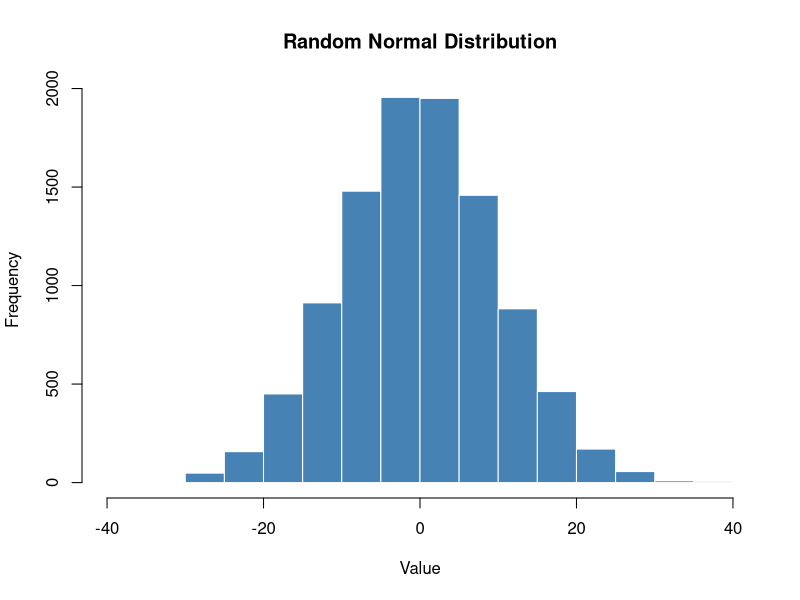
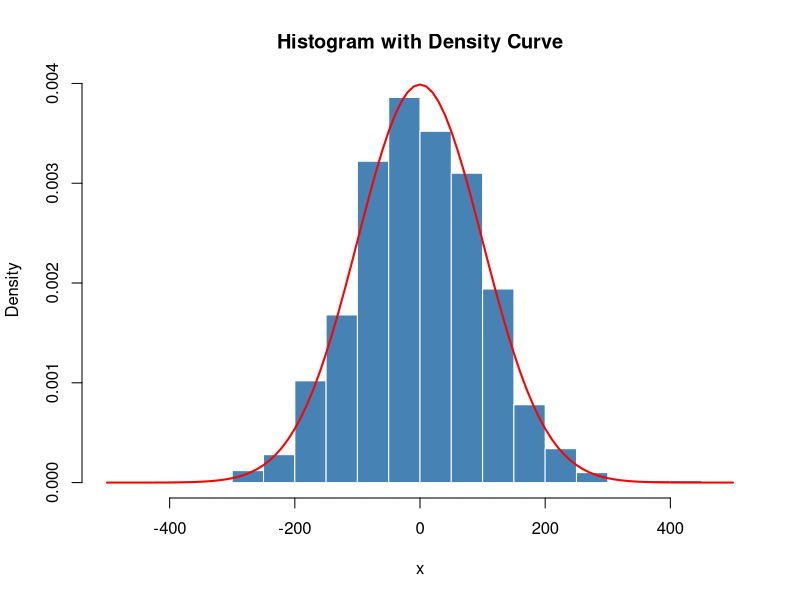
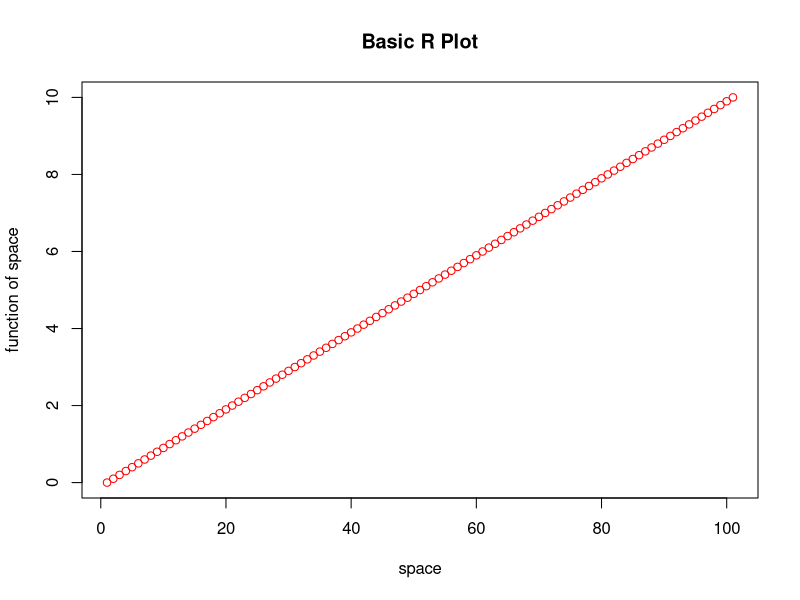
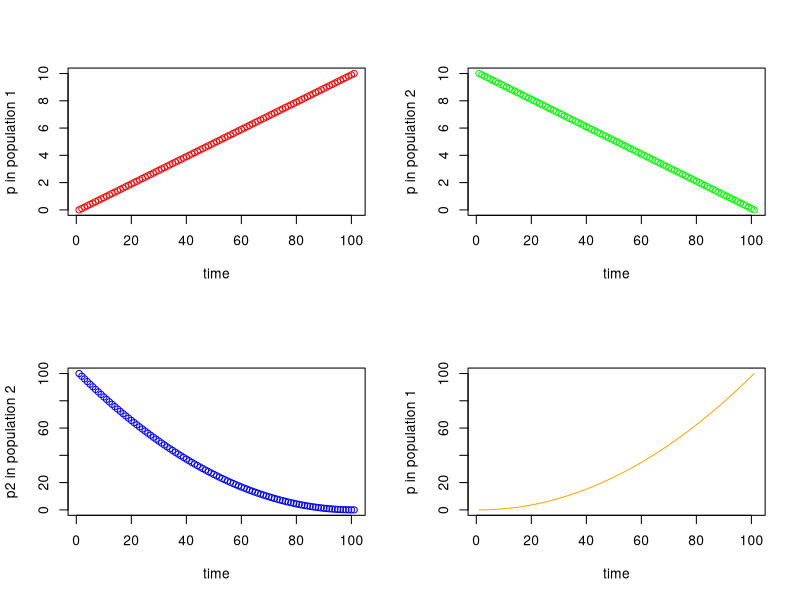
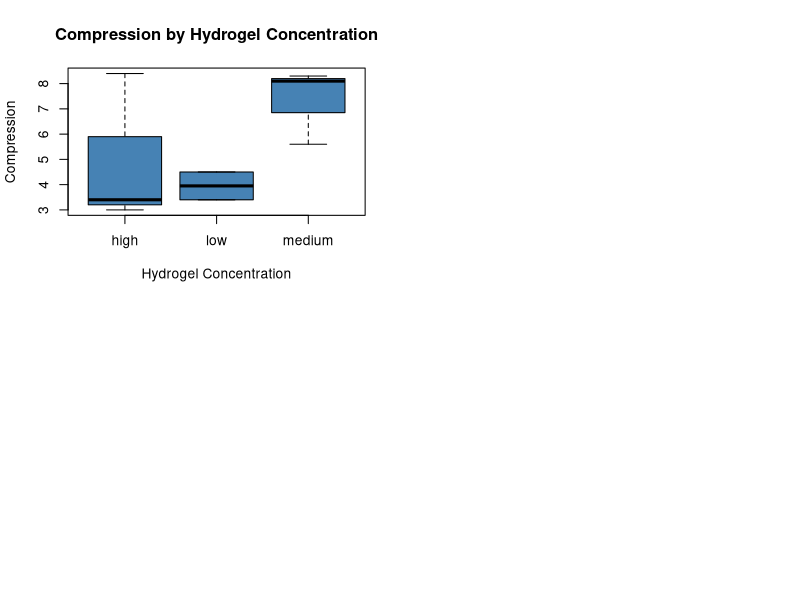

The R script that drew these images, in order:
## ---- chunk 1
#| label: setup
#| include: false

library(tidyverse)
library(knitr)

theme_set(theme_minimal(base_size = 14))
set.seed(2026)
## ---- chunk 2
#| label: basic-math-output
#| echo: false
#| eval: true

4 * 4
(4 + 3 * 2^2)
## ---- chunk 3
#| label: variables-output
#| echo: false
#| eval: true

x <- 2
x * 3
y <- x * 3
y - 2
## ---- chunk 4
#| label: functions-output
#| echo: false
#| eval: true

y <- 67
print(y)

x <- 124
z <- (x * y)^2
print(z)
## ---- chunk 5
#| label: strings-output
#| echo: false
#| eval: true

x <- "I Love"
print(x)
y <- "Bioengineering"
print(y)
z <- c(x, y)
print(z)
## ---- chunk 6
#| label: vectors-output
#| echo: false
#| eval: true

x <- c(2, 3, 4, 2, 1, 2, 4, 5, 10, 8, 9)
print(x)

y <- x^2
print(y)
## ---- chunk 7
#| label: stats-output
#| echo: false
#| eval: true

x <- c(2, 3, 4, 2, 1, 2, 4, 5, 10, 8, 9)
cat("Mean:", mean(x), "\n")
cat("Median:", median(x), "\n")
cat("Variance:", var(x), "\n")
cat("SD:", sd(x), "\n")
cat("Sum:", sum(x), "\n")
cat("Length:", length(x), "\n")
## ---- chunk 8
#| label: sequences-output
#| echo: false
#| eval: true

seq_1 <- seq(0.0, 10.0, by = 0.1)
head(seq_1, 20)

seq_2 <- seq(10.0, 0.0, by = -0.1)
head(seq_2, 20)
## ---- chunk 9
#| label: distributions-output
#| echo: false
#| eval: true

x <- rnorm(10000, 0, 10)
hist(x, main = "Random Normal Distribution",
     xlab = "Value", col = "steelblue", border = "white")
## ---- chunk 10
#| label: density-output
#| echo: false
#| eval: true

x <- rnorm(1000, 0, 100)
hist(x, xlim = c(-500, 500), probability = TRUE,
     main = "Histogram with Density Curve",
     col = "steelblue", border = "white")
curve(dnorm(x, 0, 100), xlim = c(-500, 500), add = TRUE, col = 'red', lwd = 2)
## ---- chunk 11
#| label: dataframes-output
#| echo: false
#| eval: true

hydrogel_concentration <- factor(c("low", "high", "high", "high",
                                    "medium", "medium", "medium", "low"))
compression <- c(3.4, 3.4, 8.4, 3, 5.6, 8.1, 8.3, 4.5)
conductivity <- c(0, 9.2, 3.8, 5, 5.6, 4.1, 7.1, 5.3)

mydata <- data.frame(hydrogel_concentration, compression, conductivity)
row.names(mydata) <- c("Sample_1", "Sample_2", "Sample_3", "Sample_4",
                        "Sample_5", "Sample_6", "Sample_7", "Sample_8")
print(mydata)
## ---- chunk 12
#| label: indexing-output
#| echo: false
#| eval: true

# Using the mydata frame from before
print(mydata[, 2])         # Column 2
print(mydata$compression)  # By name
print(mydata[2, ])         # Row 2
## ---- chunk 13
#| label: plot-output
#| echo: false
#| eval: true

seq_1 <- seq(0.0, 10.0, by = 0.1)
plot(seq_1, xlab = "space", ylab = "function of space",
     type = "p", col = "red", main = "Basic R Plot")
## ---- chunk 14
#| label: multipanel-output
#| echo: false
#| eval: true

seq_1 <- seq(0.0, 10.0, by = 0.1)
seq_2 <- seq(10.0, 0.0, by = -0.1)
seq_square <- (seq_2)^2

par(mfrow = c(2, 2))
plot(seq_1, xlab = "time", ylab = "p in population 1", type = "p", col = 'red')
plot(seq_2, xlab = "time", ylab = "p in population 2", type = "p", col = 'green')
plot(seq_square, xlab = "time", ylab = "p2 in population 2", type = "p", col = 'blue')
plot(seq_1^2, xlab = "time", ylab = "p in population 1", type = "l", col = 'orange')
## ---- chunk 15
#| label: summary-output
#| echo: false
#| eval: true

summary(mydata$compression)
boxplot(compression ~ hydrogel_concentration, data = mydata,
        col = "steelblue", ylab = "Compression",
        xlab = "Hydrogel Concentration",
        main = "Compression by Hydrogel Concentration")
